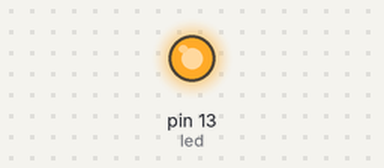
Bench run of a sketch on a simulated Arduino Uno, built with avr-gcc and run on an emulated ATmega328P. On the bench: output pins drawn as LEDs (lit = HIGH).

Above: at 0.1 s.
Timing chart, 0 to 1.6 s (numbered marks = the images above):
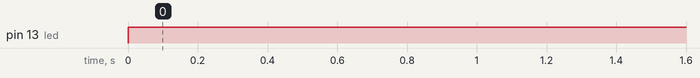

The sketch:

Arduino_projet2.ino
```cpp
int led = 13;
int seuil = 25;
float temperature = 26.5;

void setup() {
  pinMode(led, OUTPUT);
}

void loop() {
  if (temperature > seuil) {
    digitalWrite(led, HIGH);
  } else {
    digitalWrite(led, LOW);
  }
}
```

Measured:
- by itself, pin 13 (led): LOW → HIGH at 0.00 s
